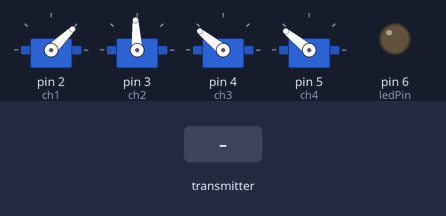
A sketch run on a simulated Arduino Uno, built with avr-gcc and run on an emulated ATmega328P. Parts: 4 × servo, output pins drawn as LEDs (lit = HIGH). Inputs (shaded band) come from the test bench. No radio packets arrive unless stated.

Above: at 1.2 s.
1.3 s: the transmitter starts sending switchState = 1
At 1.55 s:
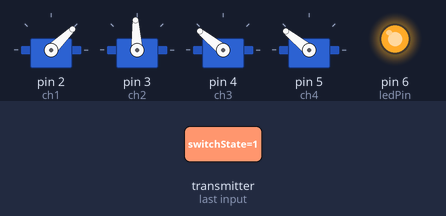
4.3 s: the transmitter starts sending throttle = 64
At 4.9 s:
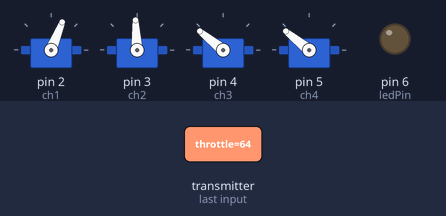
7.3 s: the transmitter starts sending yaw = 0
At 9.4 s:
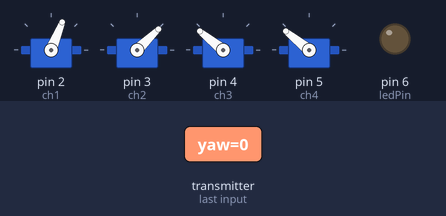
10.3 s: the transmitter starts sending pitch = 0
At 11.9 s:
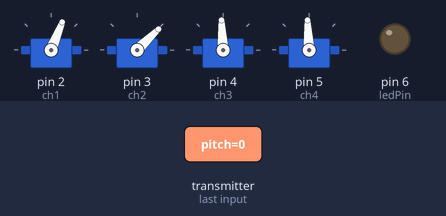
13.3 s: the transmitter starts sending roll1 = 0
At 15.1 s:
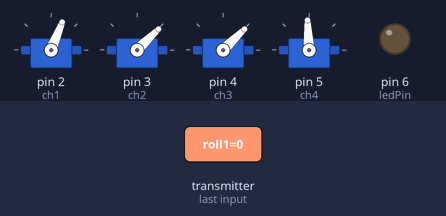
16.3 s: the transmitter starts sending roll2 = 0
At 17.7 s:
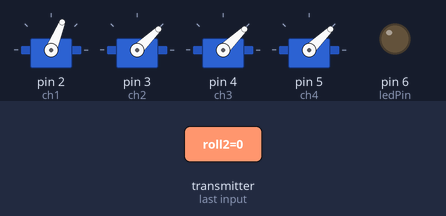
Timing chart, 0 to 20.3 s (numbered marks = the images above; inputs shaded):
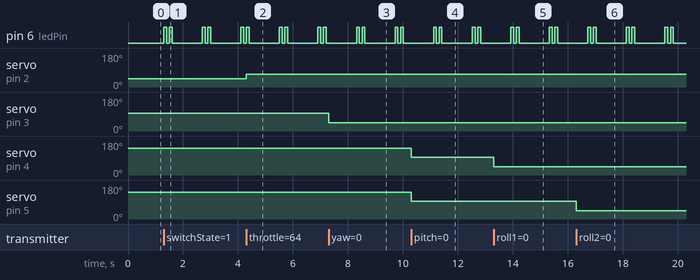

Measured:
- after the input at 1.3 s, pin 6 (ledPin): LOW → HIGH at once, then repeats every 1.4 s: LOW 0.10 s, HIGH 0.10 s, LOW 1.1 s, HIGH 0.10 s
- after the input at 4.3 s, servo on pin 2 (ch1): 44° → 68° at once
- after the input at 7.3 s, servo on pin 3 (ch2): 93° → 44° at once
- after the input at 10.3 s, servo on pin 4 (ch3), servo on pin 5 (ch4): 141° → 93° at once
- after the input at 13.3 s, servo on pin 4 (ch3): 93° → 44° at once
- after the input at 16.3 s, servo on pin 5 (ch4): 93° → 44° at once

The sketch:

reciever__5_channels_.ino
```cpp
#include <SPI.h>
#include <nRF24L01.h>
#include <RF24.h>
#include <Servo.h>

int ch_width_1 = 0;
int ch_width_2 = 0;
int ch_width_3 = 0;
int ch_width_4 = 0;

Servo ch1;
Servo ch2;
Servo ch3;
Servo ch4;

struct Signal {
  byte throttle;
  byte yaw;
  byte pitch;
  byte roll1;
  byte roll2;
  bool switchState; // switch state LED
};

Signal data;

const uint64_t pipeIn = 0xE9E8F0F0E1LL;
RF24 radio(7, 8);

const int ledPin = 6; // LED connected to pin 6

void ResetData() {
  data.throttle = 0; // For ESC motor startup before initializing the control and failsafe
  data.yaw = 127;
  data.pitch = 127;
  data.roll1 = 127;
  data.roll2 = 127;
  data.switchState = false; // Initialize switch state
}

void setup() {
  // Pins for each channel servos and ESC
  ch1.attach(2);
  ch2.attach(3);
  ch3.attach(4);
  ch4.attach(5);

  // Configure the NRF24 module
  ResetData();
  radio.begin();
  radio.openReadingPipe(1, pipeIn);
  radio.setChannel(100);
  radio.setAutoAck(false);
  radio.setDataRate(RF24_250KBPS);
  radio.setPALevel(RF24_PA_MAX);
  radio.startListening(); // Initial communication for receiver

  pinMode(ledPin, OUTPUT); // Set LED pin as output
  digitalWrite(ledPin, LOW); // Turn off LED initially
}

unsigned long lastRecvTime = 0;
unsigned long lastBlinkTime = 0;
bool ledOn = false;
bool switchStatePrev = false; // Variable to track previous switch state
int blinkState = 0; // To track the current blink state
int blinkCount = 0; // To count the number of blinks

void recvData() {
  while (radio.available()) {
    radio.read(&data, sizeof(Signal));
    lastRecvTime = millis(); // Update the last receive time
  }
}

void loop() {
  recvData();
  unsigned long now = millis();

  // Check if switch state changes LED behavior
  if (data.switchState != switchStatePrev) {
    switchStatePrev = data.switchState;
    if (!data.switchState) {
      // Switch turned off, turn off the LED
      digitalWrite(ledPin, LOW); // Turn off LED
      ledOn = false;
      blinkState = 0; // Reset blink state
      blinkCount = 0; // Reset blink count
    }
  }

  // Implementing the fail-safe mechanism
  if (now - lastRecvTime > 1000) { // No signal received for 1 second
    ResetData(); // Signal lost, reset data
    digitalWrite(ledPin, LOW); // Turn off LED
  } else {
    if (data.switchState) {

      switch (blinkState) {
        case 0: // First blink on
          if (now - lastBlinkTime >= 100) { // 100ms blink interval
            lastBlinkTime = now;
            ledOn = true;
            digitalWrite(ledPin, HIGH);
            blinkState = 1;
          }
          break;
        case 1: // First blink off
          if (now - lastBlinkTime >= 100) {
            lastBlinkTime = now;
            ledOn = false;
            digitalWrite(ledPin, LOW);
            blinkCount++;
            if (blinkCount < 2) {
              blinkState = 0; // Start next blink
            } else {
              blinkState = 2; // Move to delay state
            }
          }
          break;
        case 2: // Delay state
          if (now - lastBlinkTime >= 1000) { // 1 second delay
            lastBlinkTime = now;
            blinkCount = 0;
            blinkState = 0; // Restart blink pattern
          }
          break;
      }
    } else {
      digitalWrite(ledPin, LOW);
    }
  }

  ch_width_1 = map(data.throttle, 0, 255, 1000, 2000); // pin D2 (PWM signal)
  ch_width_2 = map(data.yaw, 0, 255, 1000, 2000); // pin D3 (PWM signal)
  ch_width_3 = map(data.roll1 + data.pitch, 0, 255, 1000, 2000); // pin D4 (PWM signal)
  ch_width_4 = map(data.roll2 + data.pitch, 0, 255, 1000, 2000); // pin D5 (PWM signal)

  // Write the PWM signal
  ch1.writeMicroseconds(ch_width_1);
  ch2.writeMicroseconds(ch_width_2);
  ch3.writeMicroseconds(ch_width_3);
  ch4.writeMicroseconds(ch_width_4);
}
```
